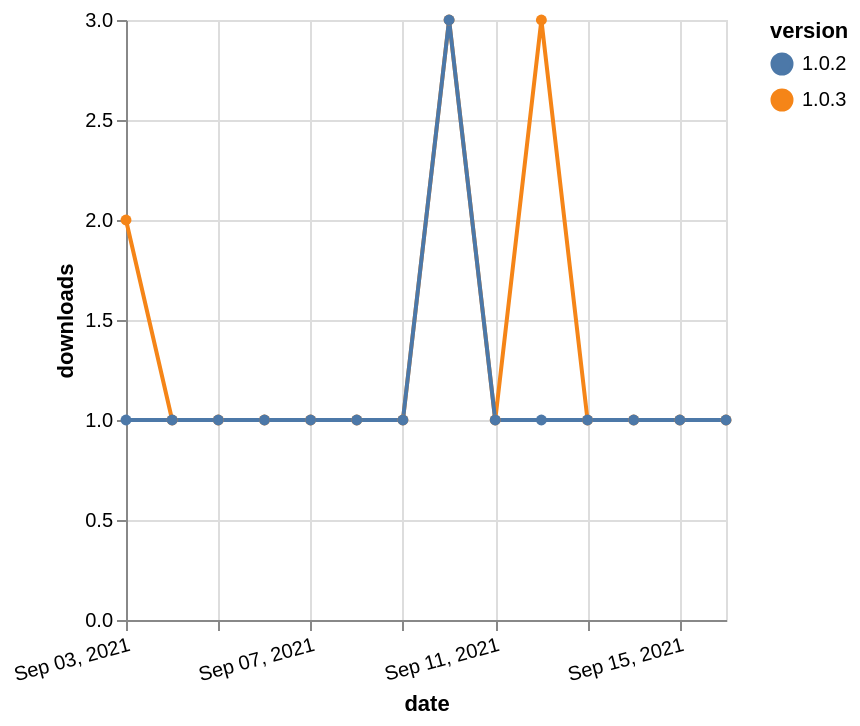

This figure's Vega-Lite source:
### Vega-Lite specification from a JSON file in a GitHub repository (floating-point values rounded to 4 significant figures)
{"$schema": "https://vega.github.io/schema/vega-lite/v5.json", "description": "A simple bar chart with embedded data.", "data": {"values": [{"date": "2021-09-03", "total": 115, "delta": 2, "version": "1.0.3"}, {"date": "2021-09-04", "total": 116, "delta": 1, "version": "1.0.3"}, {"date": "2021-09-05", "total": 117, "delta": 1, "version": "1.0.3"}, {"date": "2021-09-06", "total": 118, "delta": 1, "version": "1.0.3"}, {"date": "2021-09-07", "total": 119, "delta": 1, "version": "1.0.3"}, {"date": "2021-09-08", "total": 120, "delta": 1, "version": "1.0.3"}, {"date": "2021-09-09", "total": 121, "delta": 1, "version": "1.0.3"}, {"date": "2021-09-10", "total": 124, "delta": 3, "version": "1.0.3"}, {"date": "2021-09-11", "total": 125, "delta": 1, "version": "1.0.3"}, {"date": "2021-09-12", "total": 128, "delta": 3, "version": "1.0.3"}, {"date": "2021-09-13", "total": 129, "delta": 1, "version": "1.0.3"}, {"date": "2021-09-14", "total": 130, "delta": 1, "version": "1.0.3"}, {"date": "2021-09-15", "total": 131, "delta": 1, "version": "1.0.3"}, {"date": "2021-09-16", "total": 132, "delta": 1, "version": "1.0.3"}, {"date": "2021-09-03", "total": 168, "delta": 1, "version": "1.0.2"}, {"date": "2021-09-04", "total": 169, "delta": 1, "version": "1.0.2"}, {"date": "2021-09-05", "total": 170, "delta": 1, "version": "1.0.2"}, {"date": "2021-09-06", "total": 171, "delta": 1, "version": "1.0.2"}, {"date": "2021-09-07", "total": 172, "delta": 1, "version": "1.0.2"}, {"date": "2021-09-08", "total": 173, "delta": 1, "version": "1.0.2"}, {"date": "2021-09-09", "total": 174, "delta": 1, "version": "1.0.2"}, {"date": "2021-09-10", "total": 177, "delta": 3, "version": "1.0.2"}, {"date": "2021-09-11", "total": 178, "delta": 1, "version": "1.0.2"}, {"date": "2021-09-12", "total": 179, "delta": 1, "version": "1.0.2"}, {"date": "2021-09-13", "total": 180, "delta": 1, "version": "1.0.2"}, {"date": "2021-09-14", "total": 181, "delta": 1, "version": "1.0.2"}, {"date": "2021-09-15", "total": 182, "delta": 1, "version": "1.0.2"}, {"date": "2021-09-16", "total": 183, "delta": 1, "version": "1.0.2"}]}, "width": "container", "mark": {"type": "line", "point": {"filled": true}}, "encoding": {"x": {"field": "date", "type": "temporal", "timeUnit": "yearmonthdate", "title": "date", "axis": {"labelAngle": -15}}, "y": {"field": "delta", "type": "quantitative", "title": "downloads"}, "color": {"field": "version", "type": "nominal"}, "tooltip": {"field": "delta"}}}
